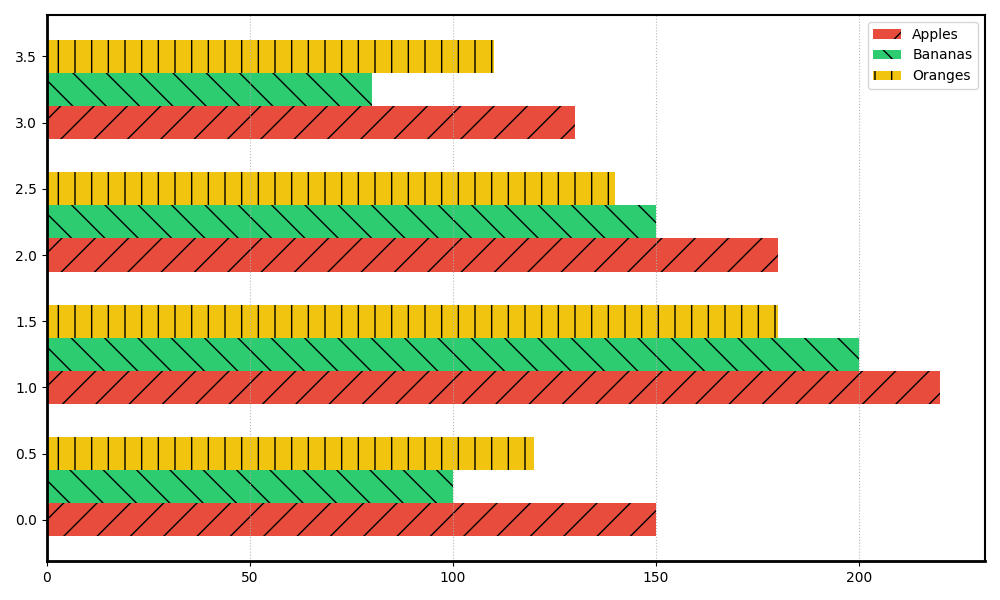

Generate this figure with Python:
import matplotlib.pyplot as plt
import numpy as np

apples_consumption = [150, 220, 180, 130]
bananas_consumption = [100, 200, 150, 80]
oranges_consumption = [120, 180, 140, 110]

data = [apples_consumption, bananas_consumption, oranges_consumption]
n_seasons = 4
y = np.arange(n_seasons)
bar_height = 0.25

fig, ax = plt.subplots(figsize=(10, 6))

# Using varied colors for each fruit
colors = ['#e74c3c', '#2ecc71', '#f1c40f']
# Using varied marker styles (hatch patterns)
hatches = ['/', '\\', '|']
# Using varied line styles for grid
line_styles = [':', '-.', '--']

for i in range(3):
    bars = ax.barh(y + i * bar_height, data[i], height=bar_height, color=colors[i], hatch=hatches[i])

# Randomized line style for grid
ax.xaxis.grid(True, linestyle=line_styles[0], alpha=0.9)

# Adding varied border (spanner) widths
ax.spines['top'].set_linewidth(1.5)
ax.spines['right'].set_linewidth(1.5)
ax.spines['left'].set_linewidth(2)
ax.spines['bottom'].set_linewidth(2)

# Different marker in the legend
ax.legend(['Apples', 'Bananas', 'Oranges'], loc='upper right', frameon=True)

plt.tight_layout()
plt.show()
